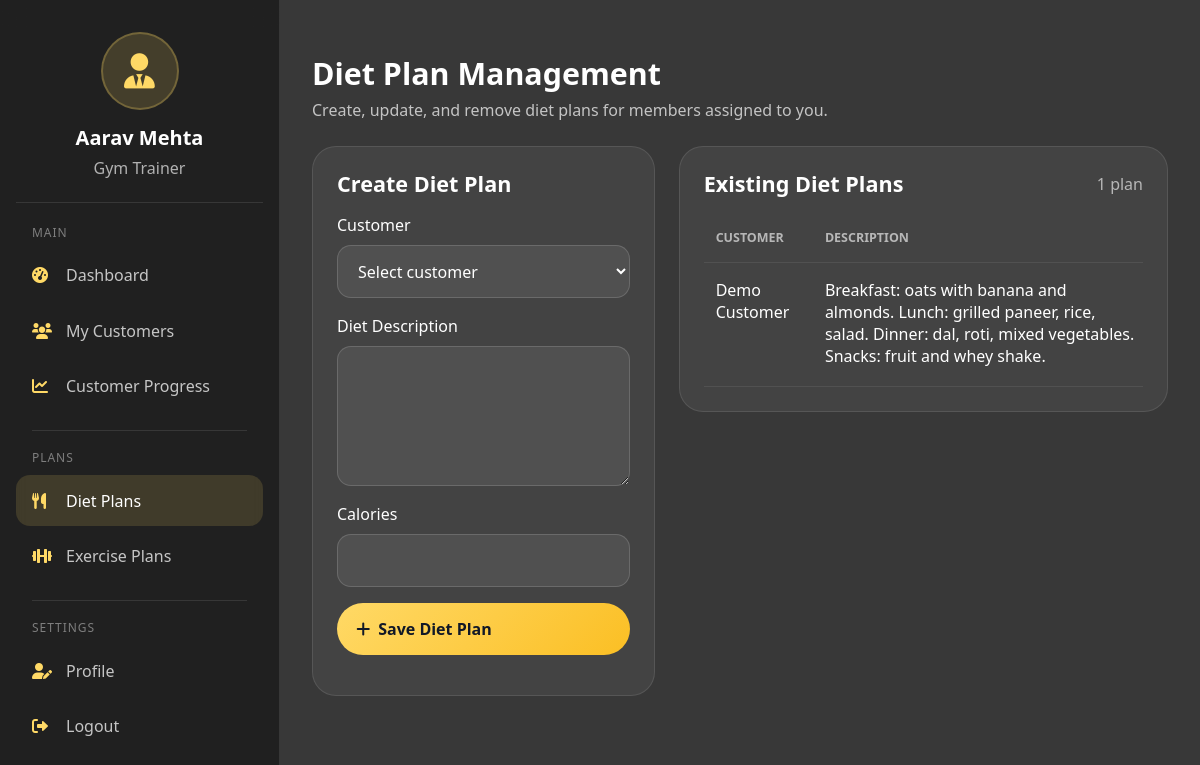
Screenshot of /trainer/assign-diet/ (signed in) with the database file from the repository.
### Fit/models.py (models this page shows)
class Trainer(models.Model):
    CATEGORY_CHOICES = ( ('gym','Gym'), ('yoga','Yoga'), ('zumba','Zumba'))
    users=models.ForeignKey(User,on_delete=models.CASCADE)
    category=models.CharField(choices=CATEGORY_CHOICES)
    experience_year=models.IntegerField()
    specialization=models.CharField(max_length=200)
    qualification=models.CharField(max_length=100)

class User(models.Model):
    ROLE_CHOICES = ( ('admin','Admin'), ('customer','Customer'), ('trainer','Trainer'))
    role = models.CharField(max_length=20, choices=ROLE_CHOICES,null=True,blank=True)
    firstname=models.CharField(max_length=20,blank=True,null=True)
    lastname=models.CharField(max_length=20,blank=True,null=True)
    email=models.EmailField()
    password=models.CharField(max_length=8)
    mobile=models.CharField(max_length=10)
    address=models.CharField(max_length=100)
    state=models.CharField(max_length=20)
    city=models.CharField(max_length=20)
    pincode=models.IntegerField()
    gender=models.CharField(null=True,blank=True)
    profile_pic=models.ImageField(upload_to='customer_images',null=True,blank=True)

class DietPlan(models.Model):
    trainer = models.ForeignKey(Trainer, on_delete=models.CASCADE)
    customer = models.ForeignKey(User, on_delete=models.CASCADE)
    diet_description = models.TextField()
    calories = models.IntegerField()
    created_at = models.DateTimeField(auto_now_add=True)

### Fit/views.py (the view, shortened to what this page needs)
# urls.py: path('trainer/assign-diet/', trainer_assign_diet, name='trainer_assign_diet'),
@trainer_required
def trainer_assign_diet(request):
    trainer = _get_logged_trainer(request)
    memberships = _get_trainer_memberships(trainer)
    diet_plans = DietPlan.objects.filter(trainer=trainer).select_related('customer').order_by('-created_at')
    return render(request, 'trainer_assign_diet.html', {
        'trainer_data': trainer,
        'memberships': memberships,
        'diet_plans': diet_plans,
    })

### Fit/context_processors.py (called while the page is built)
def footer_categories(request):
    return {
        'footer_categories': Category.objects.all().order_by('name')[:4]
    }

### Fit/views.py (called while the page is built)
def _get_trainer_memberships(trainer):
    return Membership.objects.filter(trainer=trainer).select_related('customer', 'package').order_by('-start_date', '-id')

def trainer_required(view_func):
    @never_cache
    @wraps(view_func)
    def _wrapped_view(request, *args, **kwargs):
        trainer_id = request.session.get('trainer_login')
        if trainer_id and Trainer.objects.filter(id=trainer_id).exists():
            return view_func(request, *args, **kwargs)
        messages.error(request, 'Please log in as trainer to access this page.')
        return redirect('login')
    return _wrapped_view

def _get_logged_trainer(request):
    return Trainer.objects.select_related('users').get(id=request.session['trainer_login'])

### Fit/templates/trainer_assign_diet.html (shortened to what this page needs)
﻿{% extends "trainernav.html" %}
{% load static %}
{% block extra_css %}
<link rel="stylesheet" href="{% static 'css/templates/trainer_assign_diet.css' %}">
{% endblock %}
{% block trainer_content %}
<div class="page-head">
  <div>
    <h1>Diet Plan Management</h1>
    <p>Create, update, and remove diet plans for members assigned to you.</p>
  </div>
</div>
<div class="row g-4">
  <div class="col-lg-5">
    <div class="panel">
      <h2 style="font-size:1.35rem;font-weight:700;margin-bottom:1rem;">Create Diet Plan</h2>
      <form method="post">
        <div class="mb-3">
          <label class="mb-2">Customer</label>
          <select name="customer_id" class="form-select-glass" required>
            <option value="">Select customer</option>
          </select>
        </div>
        <div class="mb-3">
          <label class="mb-2">Diet Description</label>
          <textarea name="diet_description" class="form-textarea-glass" required></textarea>
        </div>
        <div class="mb-3">
          <label class="mb-2">Calories</label>
          <input type="number" name="calories" class="form-control-glass" required>
        </div>
        <button type="submit" class="btn-gold w-100"><i class="fas fa-plus"></i>Save Diet Plan</button>
      </form>
    </div>
  </div>
  <div class="col-lg-7">
    <div class="panel">
      <div class="d-flex justify-content-between align-items-center flex-wrap gap-2 mb-3">
        <h2 style="font-size:1.35rem;font-weight:700;margin:0;">Existing Diet Plans</h2>
        <span style="color:rgba(255,255,255,.62);">{{ diet_plans.count }} plan{{ diet_plans.count|pluralize }}</span>
      </div>
      <div class="table-responsive">
        <table class="table-lite">
          <thead>
            <tr>
              <th>Customer</th>
              <th>Description</th>
            </tr>
          </thead>
          <tbody>
            {% for plan in diet_plans %}
            <tr>
              <td>{{ plan.customer.firstname }} {{ plan.customer.lastname }}</td>
              <td>{{ plan.diet_description }}</td>
            </tr>
            {% empty %}
            <tr><td colspan="5">No diet plans created yet.</td></tr>
            {% endfor %}
          </tbody>
        </table>
      </div>
    </div>
  </div>
</div>
{% endblock %}

### Fit/templates/trainernav.html (shortened to what this page needs)
﻿<!DOCTYPE html>
<html lang="en">
<head>
    {% load static %}
  <link href="https://cdn.jsdelivr.net/npm/bootstrap@5.3.2/dist/css/bootstrap.min.css" rel="stylesheet">
  <link rel="stylesheet" href="https://cdnjs.cloudflare.com/ajax/libs/font-awesome/6.0.0/css/all.min.css">
  <link rel="stylesheet" href="{% static 'css/templates/trainernav.css' %}">
  {% block extra_css %}{% endblock %}
</head>
<body>
  <div class="trainer-layout">
    <aside class="trainer-sidebar" id="trainerSidebar">
      <div class="trainer-sidebar-header">
        <div class="trainer-avatar"><i class="fas fa-user-tie"></i></div>
        <h3>{{ trainer_data.users.firstname }} {{ trainer_data.users.lastname }}</h3>
        <p>{{ trainer_data.get_category_display }} Trainer</p>
      </div>
      <div class="trainer-nav-label">Main</div>
      <a href="{% url 'trainerdash' %}" class="trainer-nav-item {% if request.path == '/trainerdash/' %}active{% endif %}">
        <i class="fas fa-gauge-high"></i><span>Dashboard</span>
      </a>
      <a href="{% url 'trainer_customers' %}" class="trainer-nav-item {% if request.path == '/trainer/customers/' %}active{% endif %}">
        <i class="fas fa-users"></i><span>My Customers</span>
      </a>
      <a href="{% url 'trainer_progress' %}" class="trainer-nav-item {% if request.path == '/trainer/progress/' %}active{% endif %}">
        <i class="fas fa-chart-line"></i><span>Customer Progress</span>
      </a>
      <div class="trainer-divider"></div>
      <div class="trainer-nav-label">Plans</div>
      <a href="{% url 'trainer_assign_diet' %}" class="trainer-nav-item {% if '/trainer/assign-diet/' in request.path %}active{% endif %}">
        <i class="fas fa-utensils"></i><span>Diet Plans</span>
      </a>
      <a href="{% url 'trainer_assign_exercise' %}" class="trainer-nav-item {% if '/trainer/assign-exercise/' in request.path %}active{% endif %}">
        <i class="fas fa-dumbbell"></i><span>Exercise Plans</span>
      </a>
      <div class="trainer-divider"></div>
      <div class="trainer-nav-label">Settings</div>
      <a href="{% url 'trainer_profile' %}" class="trainer-nav-item {% if request.path == '/trainer/profile/' %}active{% endif %}">
        <i class="fas fa-user-pen"></i><span>Profile</span>
      </a>
      <a href="{% url 'logout' %}" class="trainer-nav-item">
        <i class="fas fa-right-from-bracket"></i><span>Logout</span>
      </a>
    </aside>
    <main class="trainer-main">
      {% block trainer_content %}{% endblock %}
    </main>
  </div>
</body>
</html>

### Fit/static/css/templates/trainernav.css (style rules this page uses)
body::before { content: ''; position: fixed; inset: 0; background: rgba(0, 0, 0, 0.78); z-index: -1; }
.trainer-layout { display: flex; min-height: 100vh; }
.trainer-sidebar { width: 280px; background: rgba(0, 0, 0, 0.42); backdrop-filter: blur(12px); border-right: 1px solid rgba(255,255,255,0.1); padding: 2rem 1rem; position: fixed; inset: 0 auto 0 0; overflow-y: auto; z-index: 1000; transition: transform .25s ease; }
.trainer-main { flex: 1; margin-left: 280px; padding: 2rem; width: calc(100% - 280px); }
.trainer-avatar { width: 78px; height: 78px; border-radius: 50%; display: flex; align-items: center; justify-content: center; margin: 0 auto 1rem; background: rgba(255,217,102,0.16); color: #ffd966; font-size: 2.2rem; border: 2px solid rgba(255,217,102,0.25); }
.trainer-sidebar-header { text-align: center; padding: 0 1rem 1.4rem; border-bottom: 1px solid rgba(255,255,255,0.1); margin-bottom: 1.3rem; }
.trainer-sidebar-header h3 { font-size: 1.25rem; margin: 0; font-weight: 700; }
.trainer-sidebar-header p { margin: .35rem 0 0; color: rgba(255,255,255,.65); }
.trainer-nav-label { padding: 0 1rem; color: rgba(255,255,255,.42); font-size: .75rem; text-transform: uppercase; letter-spacing: .08em; margin: 1rem 0 .5rem; }
.trainer-nav-item { display: flex; align-items: center; gap: 12px; padding: .85rem 1rem; margin: .25rem 0; text-decoration: none; color: rgba(255,255,255,.74); border-radius: 14px; transition: .2s ease; }
.trainer-nav-item:hover, .trainer-nav-item.active { background: rgba(255,217,102,0.14); color: white; }
.trainer-nav-item i { width: 22px; color: #ffd966; }
.trainer-divider { height: 1px; background: rgba(255,255,255,.1); margin: 1.15rem 1rem; }
.page-head { display: flex; justify-content: space-between; align-items: center; gap: 1rem; flex-wrap: wrap; margin-bottom: 1.5rem; }
.page-head h1 { margin: 0; font-size: 1.9rem; font-weight: 800; }
.page-head p { margin: .35rem 0 0; color: rgba(255,255,255,.7); }
.btn-gold { background: linear-gradient(135deg,#ffd966,#fbbf24); color: #111827; border: none; border-radius: 999px; padding: .85rem 1.2rem; font-weight: 700; text-decoration: none; display: inline-flex; align-items: center; gap: 8px; }

### Fit/static/css/templates/trainer_assign_diet.css (style rules this page uses)
.form-control-glass,.form-select-glass,.form-textarea-glass { width:100%;background:rgba(255,255,255,.07);border:1px solid rgba(255,255,255,.15);color:white;border-radius:14px;padding:.85rem 1rem }
.form-select-glass option { color:#111 }
.form-textarea-glass { min-height:140px }
.table-lite { width:100%;min-width:760px;border-collapse:collapse }
.table-lite th,.table-lite td { padding:1rem .75rem;border-bottom:1px solid rgba(255,255,255,.08);text-align:left;vertical-align:top }
.table-lite th { color:rgba(255,255,255,.62);text-transform:uppercase;font-size:.78rem }

### rows the page displays
Trainer: users.firstname "Aarav", users.lastname "Mehta", category "Gym"
DietPlan: customer.firstname "Demo", customer.lastname "Customer", diet_description "Breakfast: oats with banana and almonds. Lunch: grilled paneer, rice, salad. Dinner: dal, roti, mixed vegetables. Snacks: fruit and whey shake."

### other values shown
{{ diet_plans.count }} "1"
